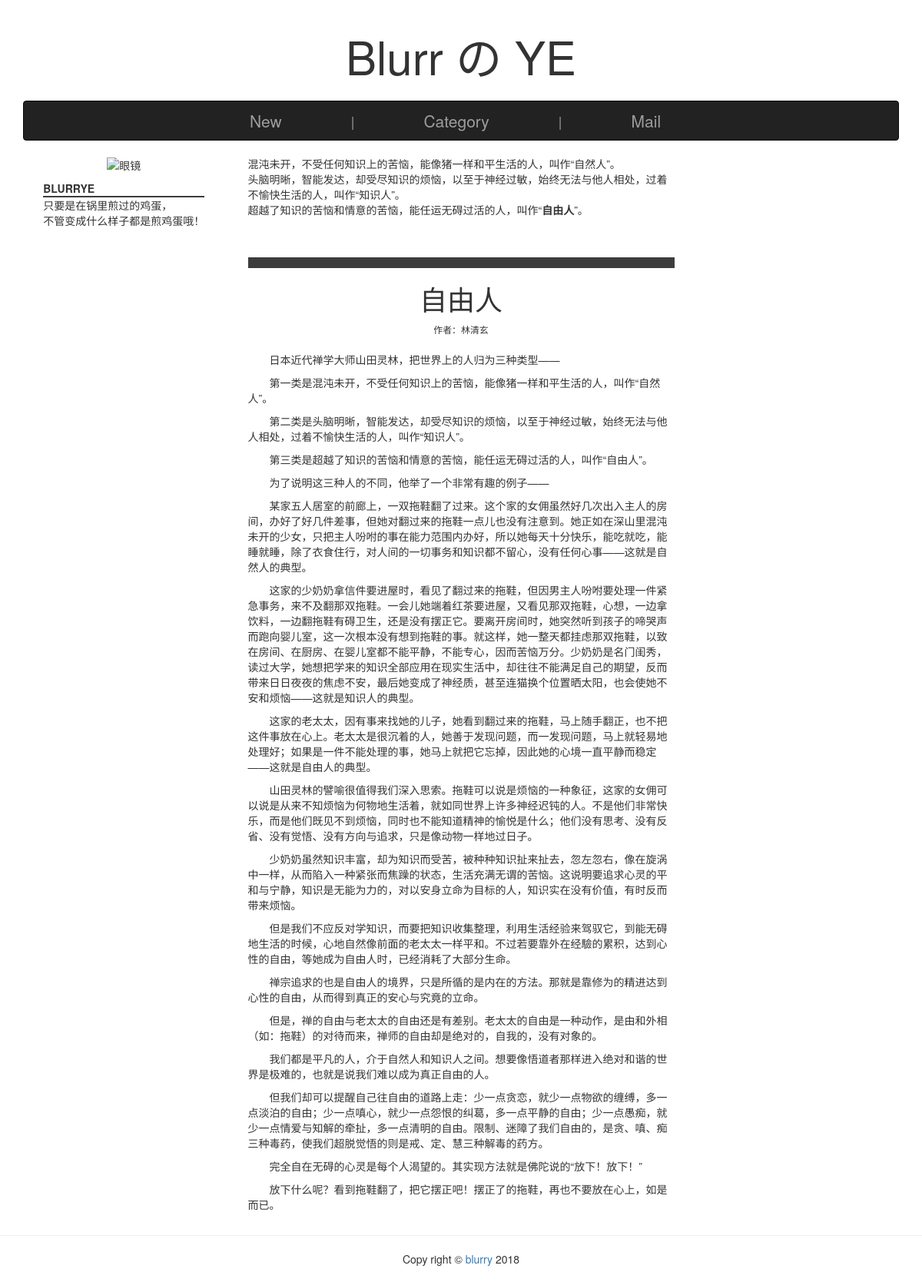
Page /TAKI/ on the committed database.
### blog/models.py (models this page shows, shortened)
class Post(models.Model):
    title = models.CharField(max_length=100)
    body = RichTextField()
    created_time = models.DateTimeField(auto_now_add=True)
    modified_time = models.DateTimeField(auto_now=True)
    excerpt = RichTextField()
    category = models.ForeignKey(Category, on_delete=models.DO_NOTHING)
    tags = models.ManyToManyField(Tag, blank=True)
    author = models.ForeignKey(User)
    authorship = models.CharField(max_length=20, blank=True)
    class Meta:
        verbose_name = '文章'
        verbose_name_plural = verbose_name
        ordering = ['-created_time']

### blog/views.py (the view)
# urls.py: url(r'^TAKI/$', views.taki, name='taki'),
def taki(request):
    post = get_object_or_404(Post, pk=1)
    return render(request, 'blog/TAKI.html', locals())

### templates/blog/TAKI.html (shortened to what this page needs)
{% extends 'blog/base.html' %}
{% block body %}
    <div class="container">
        <div class="row">
            <div class="col-md-12">
                <div id="blurry" class="text-center">
                    Blurr の YE
                </div>
            </div>
        </div>
        <div class="row">
            <div class="col-md-12">
                <nav id="navbar" class="navbar navbar-inverse" role="navigation">
                    <div class="container-fluid">
                        <div class="navbar-header">
                            <a class="navbar-brand" href="#">New</a>
                        </div>
                        <div class="navbar-header">
                            <span class="navbar-brand">&nbsp;&nbsp;|&nbsp;&nbsp;</span>
                        </div>
                        <div class="navbar-header">
                            <a class="navbar-brand" href="#">Category</a>
                        </div>
                        <div class="navbar-header">
                            <span class="navbar-brand">&nbsp;&nbsp;|&nbsp;&nbsp;</span>
                        </div>
                        <div class="navbar-header">
                            <a class="navbar-brand" href="#">Mail</a>
                        </div>
                    </div>
                </nav>
            </div>
        </div>
        <div class="row">
            <div class="col-md-3">
                <div class="text-center">
                    <img src="https://timgsa.baidu.com/timg?image&quality=80&size=b9999_10000&sec=1521810423278&di=aacc257f72a0f4f762ba04bb4dd0cbe2&imgtype=0&src=http%3A%2F%2Fp4.gexing.com%2FG1%2FM00%2F9D%2FBA%2FrBACE1J94jrDGTMTAABS_00Yi-E359.jpg"
                         alt="眼镜">
                </div>
                <div id="left-content">
                    <div id="nickname">
                        <strong>BLURRYE</strong>
                    </div>
                    <div id="desc">
                        只要是在锅里煎过的鸡蛋，
                        <br/>
                        不管变成什么样子都是煎鸡蛋哦！
                    </div>
                </div>
            </div>
            <div class="col-md-6">
                <div id="post-excerpt">
                    {{ post.excerpt|safe }}
                </div>
                <div id="post-body">
                    <div class="text-center">
                        <h1>{{ post.title }}</h1>
                        {% if post.authorship %}
                            <small>作者：{{ post.authorship }}</small>
                            <br><br>
                        {% endif %}
                    </div>
                    {{ post.body|safe }}
                </div>
            </div>
            <div class="col-md-3">
            </div>
        </div>
    </div>
{% endblock %}

### static/css.css (style rules this page uses)
#blurry { font-size: 60px; padding: 30px 0 15px 0; }
#navbar { display: flex; }
#navbar a { font-size: 150%; text-align: center; padding-left: 80px; padding-right: 80px; }
#left-content { padding-left: 10%; padding-right: 10%; }
#nickname { padding-top: 10px; border-bottom: 2px solid #3c3c3c; }
#post-excerpt { padding-bottom: 3em; }
#post-body { border-top: 1em solid #3c3c3c; }

### rows in the picture
Post: excerpt "混沌未开，不受任何知识上的苦恼，能像猪一样和平生活的人，叫作“自然人”。 头脑明晰，智能发达，却受尽知识的烦恼，以至于神经过敏，始终无法与他人相处，过着不愉快生活的人，叫作“知识人”。 超越了知识的苦恼和情意的苦恼，能任运无碍过活的人，叫作“ 自由人 ”。", title "自由人", authorship "林清玄", body "日本近代禅学大师山田灵林，把世界上的人归为三种类型—— 第一类是混沌未开，不受任何知识上的苦恼，能像猪一样和平生活的人，叫作“自然人”。 第二类是头脑明晰，智能发达，却受尽知识的烦恼，以至于神经过敏，始终无法与他人相处，过着不愉快生活的人，叫作“知识人”。 第三类是超越了知识的苦恼和情意的苦恼，能任运无碍过活的人，叫作“自由人”。 为了说明这三种人的不同，他举了一个非常有趣的例子—— 某家五人居室的前廊上，一双拖鞋翻了过来。这个家的女佣虽然好几次出入主人的房间，办好了好几件差事，但她对翻过来的拖鞋一点儿也没有注意到。她正如在深山里混沌未开的少女，只把主人吩咐的事在能力范围内办好，所以她每天十分快乐，能吃就吃，能睡就睡，除了衣食住行，对人间的一切事务和知识都不留心，没有任何心事——这就是自然人的典型。 这家的少奶奶拿信件要进屋时，看见了翻过来的拖鞋，但因男主人吩咐要处理一件紧急事务，来不及翻那双拖鞋。一会儿她端着红茶要进屋，又看见那双拖鞋，心想，一边拿饮料，一边翻拖鞋有碍卫生，还是没有摆正它。要离开房间时，她突然听到孩子的啼哭声而跑向婴儿室，这一次根本没有想到拖鞋的事。就这样，她一整天都挂虑那双拖鞋，以致在房间、在厨房、在婴儿室都不能平静，不能专心，因而苦恼万分。少奶奶是名门闺秀，读过大学，她想把学来的知识全部应用在现实生活中，却往往不能满足自己的期望，反而带来日日夜夜的焦虑不安，最后她变成了神经质，甚至连猫换个位置晒太阳，也会使她不安和烦恼——这就是知识人的典型。…"
